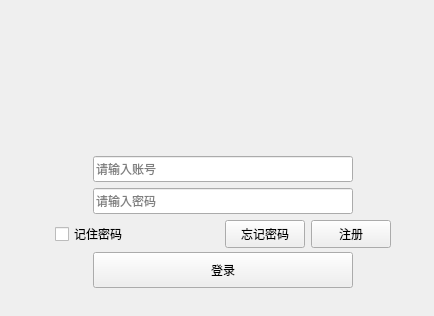
<?xml version="1.0" encoding="UTF-8"?>
<ui version="4.0">
 <class>UserLogin</class>
 <widget class="QWidget" name="UserLogin">
  <property name="geometry">
   <rect>
    <x>0</x>
    <y>0</y>
    <width>434</width>
    <height>316</height>
   </rect>
  </property>
  <property name="sizePolicy">
   <sizepolicy hsizetype="Fixed" vsizetype="Fixed">
    <horstretch>0</horstretch>
    <verstretch>0</verstretch>
   </sizepolicy>
  </property>
  <property name="minimumSize">
   <size>
    <width>434</width>
    <height>316</height>
   </size>
  </property>
  <property name="maximumSize">
   <size>
    <width>434</width>
    <height>316</height>
   </size>
  </property>
  <property name="windowTitle">
   <string>UserLogin</string>
  </property>
  <widget class="QWidget" name="titleWidget" native="true">
   <property name="geometry">
    <rect>
     <x>0</x>
     <y>0</y>
     <width>434</width>
     <height>104</height>
    </rect>
   </property>
   <property name="sizePolicy">
    <sizepolicy hsizetype="Expanding" vsizetype="Expanding">
     <horstretch>0</horstretch>
     <verstretch>0</verstretch>
    </sizepolicy>
   </property>
   <property name="minimumSize">
    <size>
     <width>434</width>
     <height>104</height>
    </size>
   </property>
   <property name="maximumSize">
    <size>
     <width>434</width>
     <height>104</height>
    </size>
   </property>
   <property name="titleskin" stdset="0">
    <bool>true</bool>
   </property>
  </widget>
  <widget class="QWidget" name="bodyWidget" native="true">
   <property name="geometry">
    <rect>
     <x>0</x>
     <y>104</y>
     <width>434</width>
     <height>212</height>
    </rect>
   </property>
   <property name="sizePolicy">
    <sizepolicy hsizetype="Preferred" vsizetype="Expanding">
     <horstretch>0</horstretch>
     <verstretch>0</verstretch>
    </sizepolicy>
   </property>
   <property name="minimumSize">
    <size>
     <width>0</width>
     <height>200</height>
    </size>
   </property>
   <property name="bottomskin" stdset="0">
    <bool>true</bool>
   </property>
   <widget class="QWidget" name="layoutWidget">
    <property name="geometry">
     <rect>
      <x>2</x>
      <y>41</y>
      <width>441</width>
      <height>144</height>
     </rect>
    </property>
    <layout class="QVBoxLayout" name="verticalLayout_2">
     <item>
      <layout class="QHBoxLayout" name="horizontalLayout">
       <item>
        <spacer name="horizontalSpacer">
         <property name="orientation">
          <enum>Qt::Horizontal</enum>
         </property>
         <property name="sizeHint" stdset="0">
          <size>
           <width>40</width>
           <height>20</height>
          </size>
         </property>
        </spacer>
       </item>
       <item>
        <widget class="QLineEdit" name="editUserAccount">
         <property name="minimumSize">
          <size>
           <width>260</width>
           <height>26</height>
          </size>
         </property>
         <property name="maximumSize">
          <size>
           <width>260</width>
           <height>26</height>
          </size>
         </property>
         <property name="placeholderText">
          <string>请输入账号</string>
         </property>
        </widget>
       </item>
       <item>
        <spacer name="horizontalSpacer_2">
         <property name="orientation">
          <enum>Qt::Horizontal</enum>
         </property>
         <property name="sizeHint" stdset="0">
          <size>
           <width>40</width>
           <height>20</height>
          </size>
         </property>
        </spacer>
       </item>
      </layout>
     </item>
     <item>
      <layout class="QHBoxLayout" name="horizontalLayout_2">
       <item>
        <spacer name="horizontalSpacer_3">
         <property name="orientation">
          <enum>Qt::Horizontal</enum>
         </property>
         <property name="sizeHint" stdset="0">
          <size>
           <width>40</width>
           <height>20</height>
          </size>
         </property>
        </spacer>
       </item>
       <item>
        <widget class="QLineEdit" name="editPassword">
         <property name="minimumSize">
          <size>
           <width>260</width>
           <height>26</height>
          </size>
         </property>
         <property name="echoMode">
          <enum>QLineEdit::Password</enum>
         </property>
         <property name="placeholderText">
          <string>请输入密码</string>
         </property>
        </widget>
       </item>
       <item>
        <spacer name="horizontalSpacer_4">
         <property name="orientation">
          <enum>Qt::Horizontal</enum>
         </property>
         <property name="sizeHint" stdset="0">
          <size>
           <width>40</width>
           <height>20</height>
          </size>
         </property>
        </spacer>
       </item>
      </layout>
     </item>
     <item>
      <layout class="QHBoxLayout" name="horizontalLayout_3">
       <item>
        <spacer name="horizontalSpacer_5">
         <property name="orientation">
          <enum>Qt::Horizontal</enum>
         </property>
         <property name="sizeHint" stdset="0">
          <size>
           <width>18</width>
           <height>20</height>
          </size>
         </property>
        </spacer>
       </item>
       <item>
        <widget class="QCheckBox" name="checkBox">
         <property name="sizePolicy">
          <sizepolicy hsizetype="Fixed" vsizetype="Fixed">
           <horstretch>0</horstretch>
           <verstretch>0</verstretch>
          </sizepolicy>
         </property>
         <property name="minimumSize">
          <size>
           <width>164</width>
           <height>28</height>
          </size>
         </property>
         <property name="maximumSize">
          <size>
           <width>164</width>
           <height>28</height>
          </size>
         </property>
         <property name="text">
          <string>记住密码</string>
         </property>
        </widget>
       </item>
       <item>
        <widget class="QPushButton" name="forgetWordbtn">
         <property name="sizePolicy">
          <sizepolicy hsizetype="Fixed" vsizetype="Fixed">
           <horstretch>0</horstretch>
           <verstretch>0</verstretch>
          </sizepolicy>
         </property>
         <property name="minimumSize">
          <size>
           <width>0</width>
           <height>28</height>
          </size>
         </property>
         <property name="maximumSize">
          <size>
           <width>16777215</width>
           <height>28</height>
          </size>
         </property>
         <property name="text">
          <string>忘记密码</string>
         </property>
        </widget>
       </item>
       <item>
        <widget class="QPushButton" name="registBtn">
         <property name="sizePolicy">
          <sizepolicy hsizetype="Fixed" vsizetype="Fixed">
           <horstretch>0</horstretch>
           <verstretch>0</verstretch>
          </sizepolicy>
         </property>
         <property name="minimumSize">
          <size>
           <width>0</width>
           <height>28</height>
          </size>
         </property>
         <property name="maximumSize">
          <size>
           <width>16777215</width>
           <height>28</height>
          </size>
         </property>
         <property name="text">
          <string>注册</string>
         </property>
        </widget>
       </item>
       <item>
        <spacer name="horizontalSpacer_16">
         <property name="orientation">
          <enum>Qt::Horizontal</enum>
         </property>
         <property name="sizeHint" stdset="0">
          <size>
           <width>40</width>
           <height>20</height>
          </size>
         </property>
        </spacer>
       </item>
      </layout>
     </item>
     <item>
      <layout class="QHBoxLayout" name="horizontalLayout_4">
       <item>
        <spacer name="horizontalSpacer_6">
         <property name="orientation">
          <enum>Qt::Horizontal</enum>
         </property>
         <property name="sizeHint" stdset="0">
          <size>
           <width>40</width>
           <height>20</height>
          </size>
         </property>
        </spacer>
       </item>
       <item>
        <widget class="QPushButton" name="loginBtn">
         <property name="sizePolicy">
          <sizepolicy hsizetype="Fixed" vsizetype="Fixed">
           <horstretch>0</horstretch>
           <verstretch>0</verstretch>
          </sizepolicy>
         </property>
         <property name="minimumSize">
          <size>
           <width>260</width>
           <height>36</height>
          </size>
         </property>
         <property name="maximumSize">
          <size>
           <width>260</width>
           <height>36</height>
          </size>
         </property>
         <property name="text">
          <string>登录</string>
         </property>
        </widget>
       </item>
       <item>
        <spacer name="horizontalSpacer_7">
         <property name="orientation">
          <enum>Qt::Horizontal</enum>
         </property>
         <property name="sizeHint" stdset="0">
          <size>
           <width>40</width>
           <height>20</height>
          </size>
         </property>
        </spacer>
       </item>
      </layout>
     </item>
    </layout>
   </widget>
  </widget>
 </widget>
 <layoutdefault spacing="6" margin="11"/>
 <resources/>
 <connections/>
</ui>
